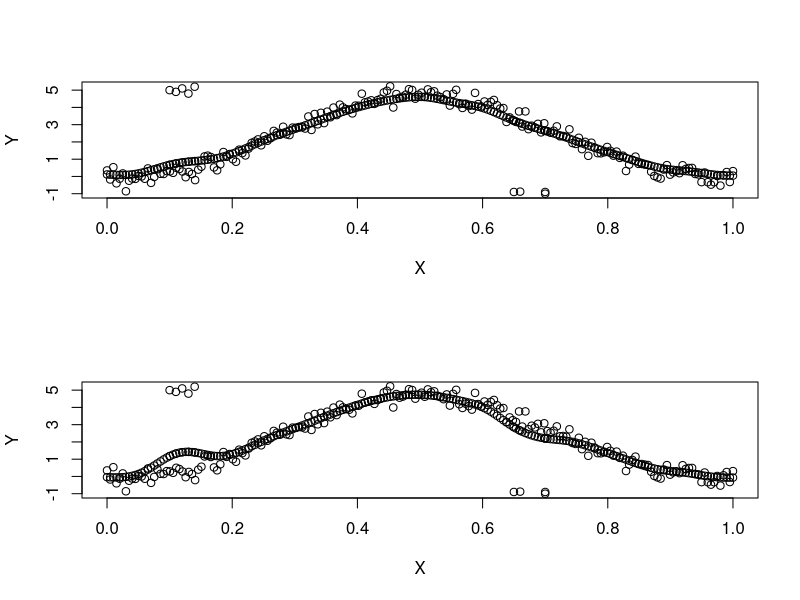

This figure's R source:
set.seed(20)

x1=c(.1,.12,.11,.13,.14,.7,.7,.65,.66)
u<- seq(0,1,length.out = 200)
X=c(x1,u)
X=matrix(X)
noise <- rnorm(length(u),0,0.3)
Y=M=basicMethod=matrix(0, nrow = length(X), ncol = 1)
y1=c(5,5.1,4.9,4.8,5.2,-1,-.9,-.9,-.88)
y2=300*(u^3-3*u^4+3*u^5-u^6)+as.matrix(noise)
Y=c(y1,y2)

G=matrix(0, nrow = length(X), ncol = 2)
for(i in c(1:length(X))){
  for(j in c(1:2)){
    if(j==1){
      G[i,j]=X[i]}else{
        G[i,j]=Y[i]}
  }}
sigma=8
K=matrix(0, nrow = length(X), ncol = length(X))
W=matrix(0, nrow = length(X), ncol = 1)

  for(j in c(1:length(X))){
    K[,j]=exp(-rowSums((sweep(G,2,G[j,],FUN="-"))^2)/sigma^2)
  }

T=matrix(0, nrow = length(X), ncol = 1)
D=matrix(0, nrow = length(X), ncol = 1)
Z=matrix(0, nrow = length(X), ncol = 1)
for(n in c(1:length(X))){
  for(i in c(1:length(X))){
    T[i]=exp(-sum((G[i,]-G[n,])^2)/sigma^2)
    
    D[i]= sqrt(1+1-2*T[i])
    if(D[i]==0)
    {
      Z[i]=0
    }else{
      Z[i]=1/D[i]
    }
  }
  P=matrix(0, nrow = length(X), ncol = length(X))
  P=1+K-as.vector(T)
  
    for(j in c(1:length(X))){
      P[,j]=P[,j]-T[j]
    }
  
  W[n]=1-1/(length(X))*sqrt(t(Z)%*%P%*%Z)}
h=seq(0.03,0.03,1)
h=matrix(h)
for(j in c(1:length(h))){
  for(i in c(1:length(X))){
    temp=(X[,1]-X[i,1])/h[j,1]
    Ker=1/(sqrt(2*pi))*exp(-(temp^2)/2)
    num1=t(as.matrix(Ker))%*%Y
    denom1=sum(Ker)
    
    basicMethod[i,1]=num1/denom1
    
    num=t(as.matrix(Ker*W))%*%Y
    denom=(sum(Ker*W))
    M[i,1]=num/denom
  }
  
  par(mfrow=c(2,1))
  plot(X,Y,ylim=range(c(Y,M)))
  par(new=TRUE)
  plot(X,M, ylim=range(c(Y,M)), axes = FALSE, xlab = "", ylab = "")
  
  plot(X,Y,ylim=range(c(Y,basicMethod)))
  par(new=TRUE)
  plot(X,basicMethod, ylim=range(c(Y,basicMethod)), axes = FALSE, xlab = "", ylab = "")
  
}



